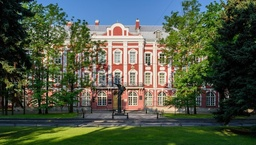
#> input picture img/RGB_image.jpg, 256 x 145 px, shrunk from 930 x 525 before the run
$ python task1.py
#> lines starting #> are read from the running program, lines starting #| are printed output that depends on the picture
from PIL import Image


def RGB_to_HSV(r, g, b):
    r, g, b = r/255, g/255, b/255
    c_max = max(r, g, b)
    c_min = min(r, g, b)
    delta = c_max - c_min

    if delta == 0:
        h = 0
    elif c_max == r:
        h = 60 * (((g - b) / delta) % 6)
    elif c_max == g:
        h = 60 * ((b - r) / delta + 2)
    elif c_max == b:
        h = 60 * ((r - g) / delta + 4)

    if c_max == 0:
        s = 0
    else: s = delta / c_max

    v = c_max
    return h, s, v


if __name__ == '__main__':
    image = Image.open("img/RGB_image.jpg").convert("RGB")
#> image is the input picture: PIL image 256x145 RGB; mean R, G, B 80.1, 89.1, 71.6
    image.show()
    pixels = image.load()

    width, height = image.size
#> width = 256; height = 145
    hsv_image = Image.new("RGB", (width, height))
#> hsv_image: PIL image 256x145 RGB; every value is 0
    hsv_pixels = hsv_image.load()

    for x in range(width):
        for y in range(height):
            r, g, b = pixels[x, y]
            h, s, v = RGB_to_HSV(r, g, b)
            hsv_pixels[x, y] = (int(h*255), int(s*255), int(v*255))

    hsv_image.save("img/output_hsv.jpg")
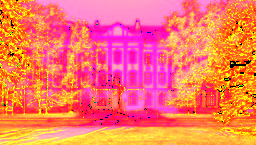
#> saved as output_hsv.jpg: PIL image 256x145 RGB; mean R, G, B 252.4, 118, 100.5
    hsv_image.show()

$ run again, with img/denoised_image(k=3).jpg copied over img/RGB_image.jpg
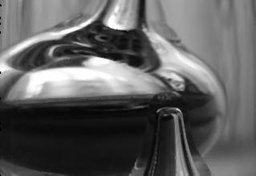
#> input picture img/denoised_image(k=3).jpg, 256 x 176 px, shrunk from 319 x 219 before the run
#> image is the input picture: PIL image 256x176 RGB; min 0, max 255, mean 94.8
#> hsv_image: PIL image 256x176 RGB; every value is 0
#> `hsv_image.save("img/output_hsv.jpg")`:
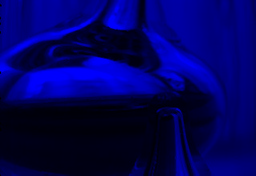
#> saved as output_hsv.jpg: PIL image 256x176 RGB; mean R, G, B 0, 0, 94.8
